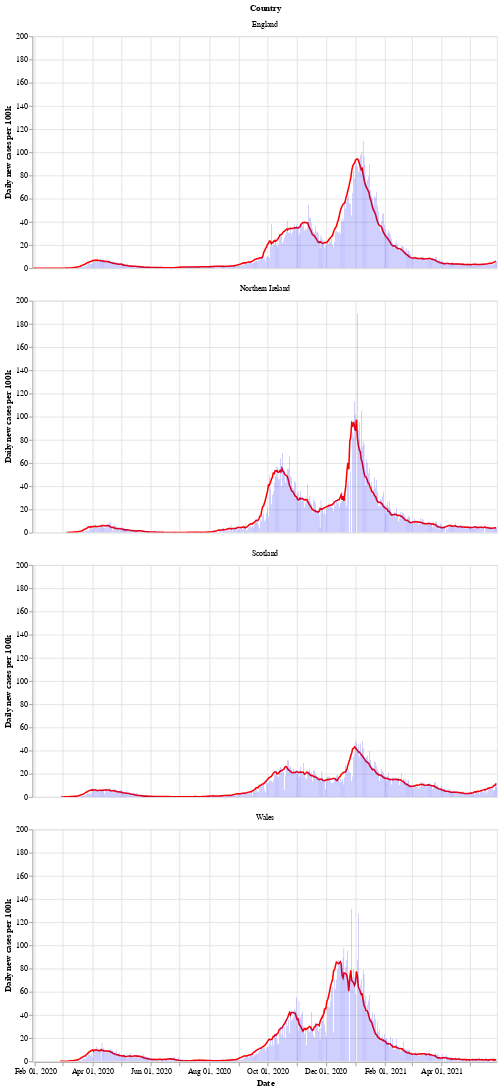

Write notebook code for a chart like this one.
### Markdown cell above
Next is a bar chart of the number of new cases in each country (per 100k population), with the 7 day moving average of cases. Again we see that Wales saw a longer period of raising and falling cases compared to the other countries.

After a period of cases falling, each nation is now seeing a rise in the number of cases - especially in Wales.

### Code cell
# collapse
bars = alt.Chart(uk_cases).mark_bar().encode(
    x=alt.X("yearmonthdate(date):T", axis=alt.Axis(title='Date')),
    y=alt.Y("newCasesRate:Q", axis=alt.Axis(title='Daily new cases per 100k')),
    tooltip='newCasesRate',
    color=alt.condition(
        alt.datum.dailyChange > 0,
        alt.value("orange"),  # The positive color
        alt.value("blue")  # The negative color
    )
).properties(title='New cases per 100k population with rolling 7 day average', width=600).interactive()
line = alt.Chart(uk_cases).mark_line(
    color='red',
    size=2,
).transform_window(
    rolling_mean='mean(newCasesRate)',
    frame=[0, 7],
    groupby=['areaName']
).encode(
    x='yearmonthdate(date):T',
    y='rolling_mean:Q'
)
alt.layer(line, bars, data=uk_cases).facet(alt.Row('areaName', title='Country'), columns=1)

### Figure 1 — Vega-Lite specification as saved in the notebook (floating-point values rounded to 4 significant figures; data arrays with more than 128 entries replaced by an {"elided": "..."} marker saying what was removed)
{"config": {"view": {"continuousWidth": 400, "continuousHeight": 300}}, "data": {"name": "data-c4c6cb0f8d7c1cee9ff559c2c1765b74"}, "facet": {"type": "nominal", "field": "areaName", "title": "Country"}, "spec": {"layer": [{"mark": {"type": "line", "color": "red", "size": 2}, "encoding": {"x": {"type": "temporal", "field": "date", "timeUnit": "yearmonthdate"}, "y": {"type": "quantitative", "field": "rolling_mean"}}, "transform": [{"window": [{"op": "mean", "field": "newCasesRate", "as": "rolling_mean"}], "frame": [0, 7], "groupby": ["areaName"]}]}, {"mark": "bar", "encoding": {"color": {"condition": {"value": "orange", "test": "(datum.dailyChange > 0)"}, "value": "blue"}, "tooltip": {"type": "quantitative", "field": "newCasesRate"}, "x": {"type": "temporal", "axis": {"title": "Date"}, "field": "date", "timeUnit": "yearmonthdate"}, "y": {"type": "quantitative", "axis": {"title": "Daily new cases per 100k"}, "field": "newCasesRate"}}, "selection": {"selector002": {"type": "interval", "bind": "scales", "encodings": ["x", "y"]}}, "title": "New cases per 100k population with rolling 7 day average", "width": 600}]}, "columns": 1, "$schema": "https://vega.github.io/schema/vega-lite/v4.8.1.json", "datasets": {"data-c4c6cb0f8d7c1cee9ff559c2c1765b74": {"elided": "1848 records"}}}
